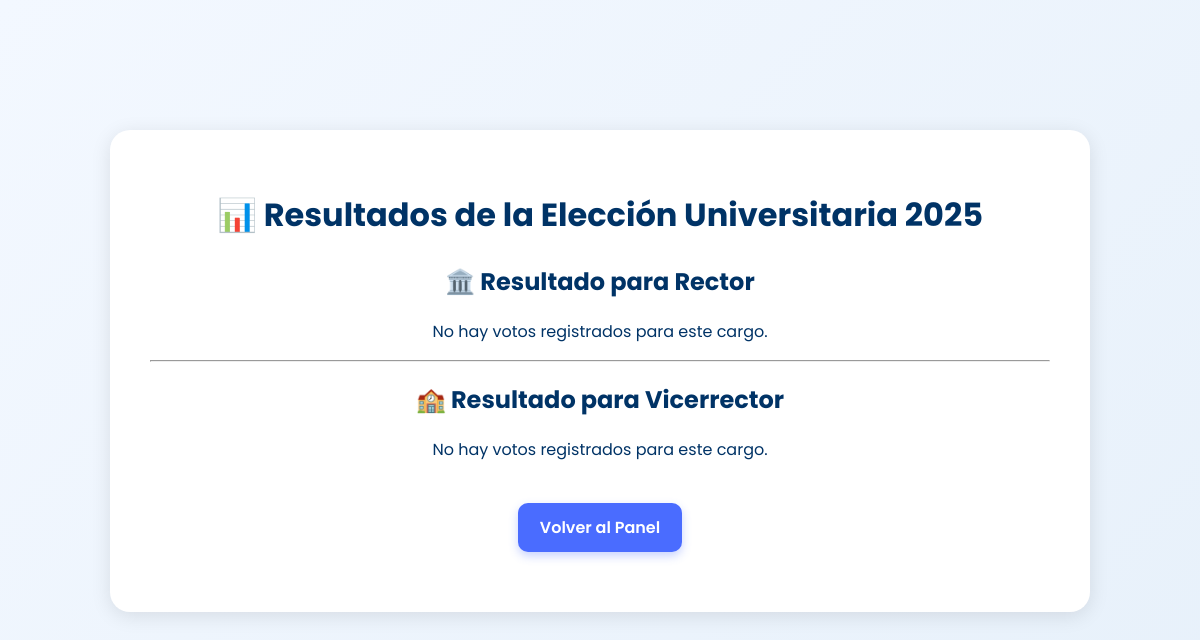
The page /usuarios/resultados/ (signed in) on the database as committed earlier.
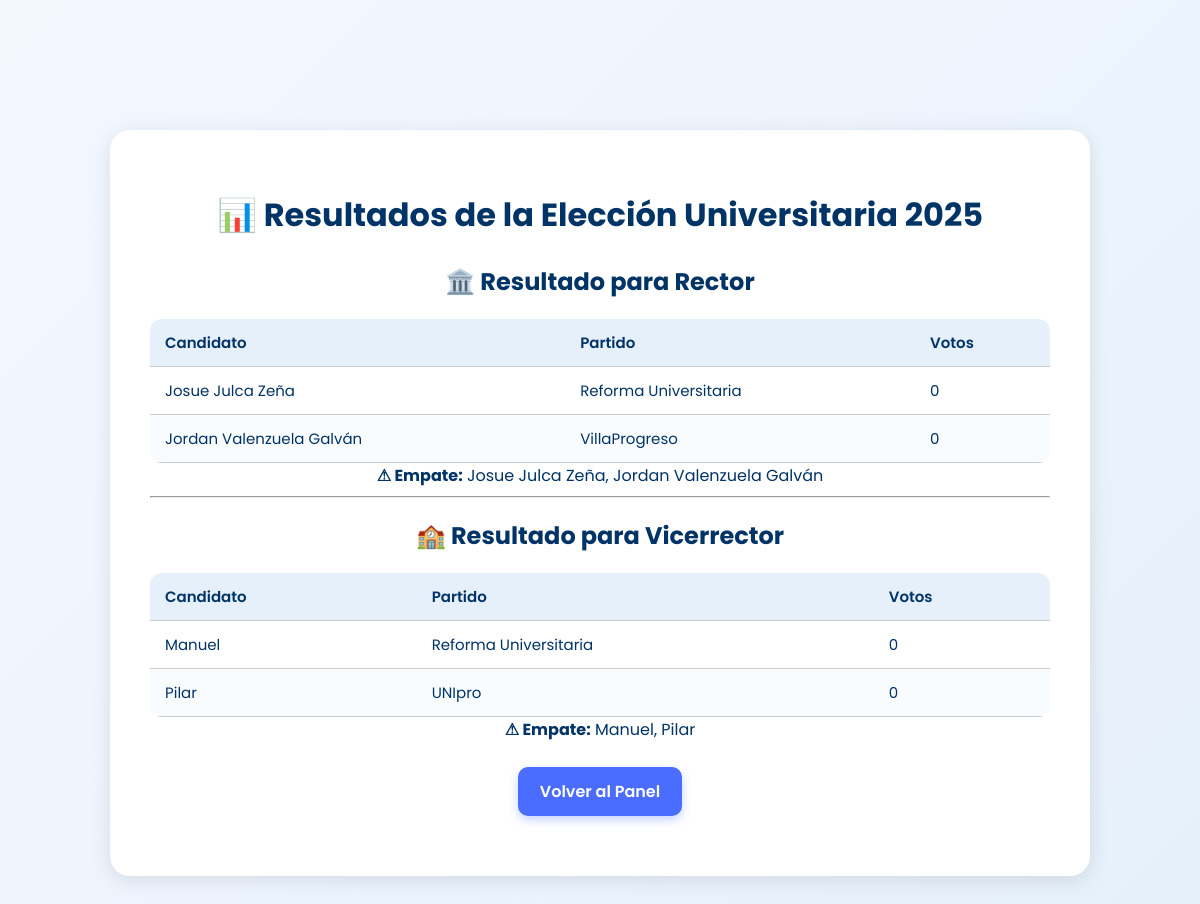
The same page on the database as committed later.
### usuarios/models.py (models this page shows, shortened)
class Candidato(models.Model):
    CARGOS = (
        ('rector', 'Rector'),
        ('vicerrector', 'Vicerrector'),
    )
    nombre = models.CharField(max_length=100)
    partido = models.CharField(max_length=100, blank=True, null=True)
    cargo = models.CharField(max_length=20, choices=CARGOS)

### usuarios/views.py (the view)
# urls.py: path('resultados/', views.resultados_view, name='resultados'),
@login_required
def resultados_view(request):
    resultados_rector = (
        Candidato.objects.filter(cargo="rector")
        .annotate(total_votos=Count("votos_rector"))
        .order_by("-total_votos")
    )
    resultados_vicerrector = (
        Candidato.objects.filter(cargo="vicerrector")
        .annotate(total_votos=Count("votos_vicerrector"))
        .order_by("-total_votos")
    )
    empatados_rector = []
    empatados_vicerrector = []
    if resultados_rector:
        max_votos_rector = resultados_rector[0].total_votos
        empatados_rector = [
            c for c in resultados_rector if c.total_votos == max_votos_rector
        ]
    if resultados_vicerrector:
        max_votos_vicer = resultados_vicerrector[0].total_votos
        empatados_vicerrector = [
            c for c in resultados_vicerrector if c.total_votos == max_votos_vicer
        ]
    return render(request, "usuarios/resultados.html", {
        "resultados_rector": resultados_rector,
        "resultados_vicerrector": resultados_vicerrector,
        "empatados_rector": empatados_rector,
        "empatados_vicerrector": empatados_vicerrector,
    })

### usuarios/templates/usuarios/resultados.html (shortened to what this page needs)
{% load static %}
<!DOCTYPE html>
<html lang="es">
<head>
    <link rel="stylesheet" href="{% static 'css/resultados.css' %}">
</head>
<body>
    <div class="resultados-container">
        <h1 class="titulo-principal">📊 Resultados de la Elección Universitaria 2025</h1>
        <section class="seccion-resultado">
            <h2>🏛️ Resultado para Rector</h2>
            {% if resultados_rector %}
            <table class="tabla-resultados">
                <thead>
                    <tr>
                        <th>Candidato</th>
                        <th>Partido</th>
                        <th>Votos</th>
                    </tr>
                </thead>
                <tbody>
                    {% for c in resultados_rector %}
                    <tr class="
                    ">
                        <td>{{ c.nombre }}</td>
                        <td>{{ c.partido }}</td>
                        <td>{{ c.total_votos }}</td>
                    </tr>
                    {% endfor %}
                </tbody>
            </table>
            {% if empatados_rector|length > 1 %}
            <div class="alerta-empate">
                <strong>⚠ Empate:</strong>
                {% for c in empatados_rector %}
                    {{ c.nombre }}{% if not forloop.last %}, {% endif %}
                {% endfor %}
            </div>
            {% endif %}
            {% else %}
                <p>No hay votos registrados para este cargo.</p>
            {% endif %}
        </section>
        <hr class="division">
        <section class="seccion-resultado">
            <h2>🏫 Resultado para Vicerrector</h2>
            {% if resultados_vicerrector %}
            <table class="tabla-resultados">
                <thead>
                    <tr>
                        <th>Candidato</th>
                        <th>Partido</th>
                        <th>Votos</th>
                    </tr>
                </thead>
                <tbody>
                    {% for c in resultados_vicerrector %}
                    <tr class="
                    ">
                        <td>{{ c.nombre }}</td>
                        <td>{{ c.partido }}</td>
                        <td>{{ c.total_votos }}</td>
                    </tr>
                    {% endfor %}
                </tbody>
            </table>
            {% if empatados_vicerrector|length > 1 %}
            <div class="alerta-empate">
                <strong>⚠ Empate:</strong>
                {% for c in empatados_vicerrector %}
                    {{ c.nombre }}{% if not forloop.last %}, {% endif %}
                {% endfor %}
            </div>
            {% endif %}
            {% else %}
                <p>No hay votos registrados para este cargo.</p>
            {% endif %}
        </section>
        <br>
        <a href="{% url 'panel' %}" class="btn-volver">Volver al Panel</a>
    </div>
    <br>
</body>
</html>

Rows that differ between the two databases and show on the page:
now on this page (row edited): Candidato: nombre "Josue Julca Zeña", partido "Reforma Universitaria", total_votos "0"
now on this page (row edited): Candidato: nombre "Jordan Valenzuela Galván", partido "VillaProgreso", total_votos "0"
added Candidato: nombre "Manuel", partido "Reforma Universitaria", total_votos "0"
added Candidato: nombre "Pilar", partido "UNIpro", total_votos "0"
Other text that changed with them:
text no longer shown: "No hay votos registrados para este cargo. No hay votos registrados para este cargo."
text now shown: "Candidato Partido Votos ⚠ Empate: Candidato Partido Votos ⚠ Empate:"
